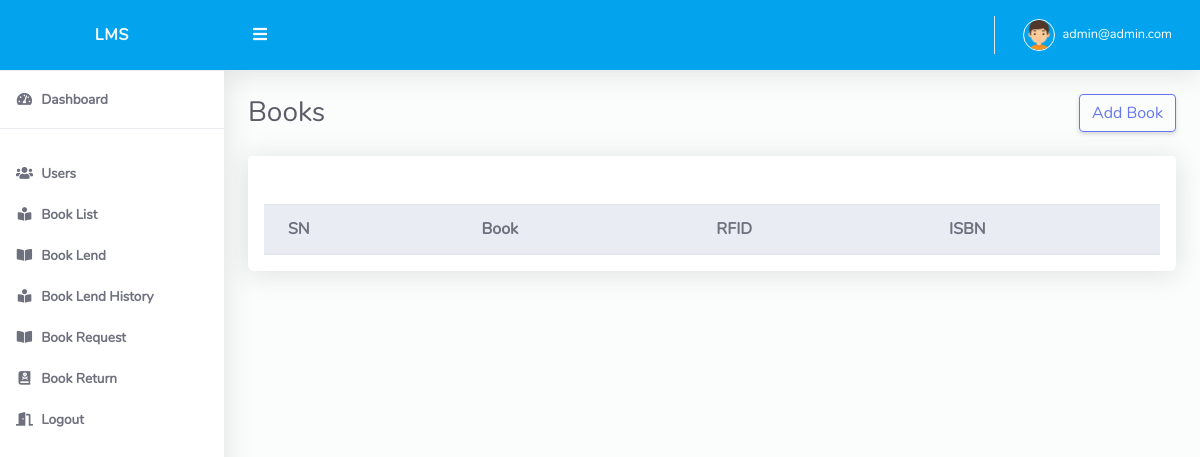
Page /admindash/book/copies/view/5 (signed in) on the earlier database version.
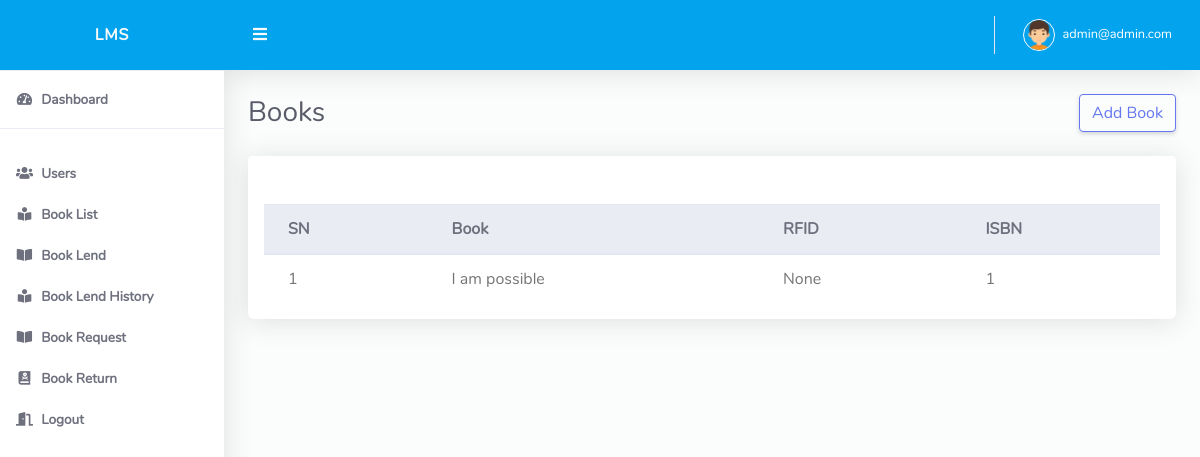
Same page on the later database version.
### books/models.py (models this page shows, shortened)
class BookCopies(models.Model):
    book = models.ForeignKey(Book, on_delete=models.PROTECT)
    isbn = models.CharField(max_length=17, unique=True)
    rfid = models.CharField(max_length=20, unique=True, blank=True, null=True)
    is_book_lost = models.BooleanField(default=False)
    is_book_available = models.BooleanField(default=True)

class Book(models.Model):
    author = models.CharField(max_length=100)
    title = models.CharField(max_length=500)
    category = models.ForeignKey(BookCategory, on_delete=models.PROTECT)
    publication_name = models.CharField(max_length=300, blank=True, null=True)
    publication_date = models.DateField()
    def __str__(self):
        return self.title

### admin_dash/views.py (the view)
# urls.py: path('book/copies/view/<str:pk>', views.BookCopiesListView.as_view(), name='book_copies_list'),
@method_decorator(is_admin(), name='dispatch')
class BookCopiesListView(ListView):
    model = BookCopies
    template_name = 'admin_dash/books_copies_list_view.html'
    context_object_name = 'copies'
    def get_queryset(self):
        return BookCopies.objects.filter(book__pk=self.kwargs['pk'])
    def get_context_data(self, **kwargs):
        context = super().get_context_data(**kwargs)
        context['book_id'] = self.kwargs['pk']
        return context

### accounts/models.py (called while the page is built)
    def __str__(self):
        return self.email

### decorator.py (called while the page is built)
def is_admin():
    def decorator(view_function):
        def wrap(request, *args, **kwargs):
            if request.user.is_authenticated:
                if request.user.is_admin:
                    return view_function(request, *args, **kwargs)
                else:
                    raise PermissionDenied
            else:
                return redirect('accounts:login')
        return wrap
    return decorator

### admin_dash/templates/admin_dash/books_copies_list_view.html (shortened to what this page needs)
{% extends 'base.html' %}
{% load static %}
{% block body %}
    <div class="d-sm-flex align-items-center justify-content-between mb-4">
        <h1 class="h3 mb-0 text-gray-800">Books</h1>
        <h1 class="h3 mb-0 text-gray-800"><a class="btn btn-outline-primary"
                                             href="{% url 'admin_dash:book_copies_create' book_id %}">Add Book</a></h1>
    </div>
    <div class="row">
        <div class="col-lg-12">
            <div class="card mb-4">
                <div class="card-header py-3 d-flex flex-row align-items-center justify-content-between">
                </div>
                <div class="table-responsive p-3">
                    <table class="table align-items-center table-flush table-hover" id="dataTableHover">
                        <thead class="thead-light">
                        <tr>
                            <th>SN</th>
                            <th>Book</th>
                            <th>RFID</th>
                            <th>ISBN</th>
                        </tr>
                        </thead>
                        <tbody>
                        {% for copy in copies %}
                            <tr>
                                <td>{{ forloop.counter }}</td>
                                <td>{{ copy.book }}</td>
                                <td>{{ copy.rfid }}</td>
                                <td>{{ copy.isbn }}</td>
                            </tr>
                        {% endfor %}
                        </tbody>
                    </table>
                </div>
            </div>
        </div>
    </div>
{% endblock %}

Differences in the rows shown:
added BookCopies: book "I am possible", rfid "None", isbn "1"
